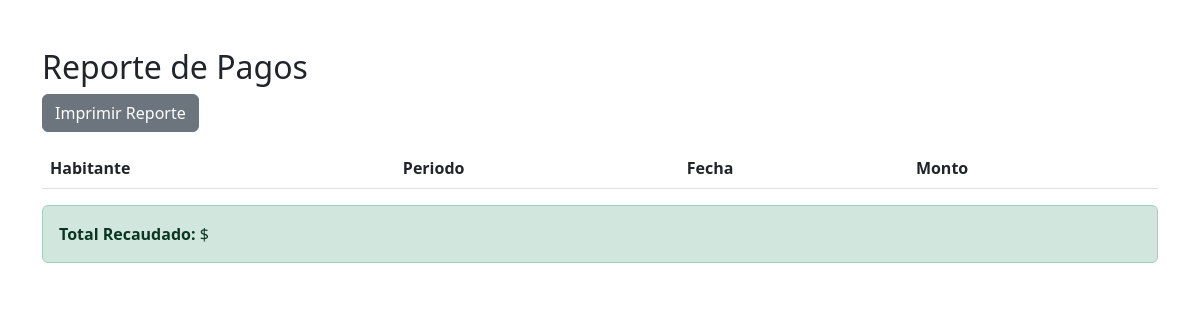
Before: /pagos/reporte/ with the older database file.
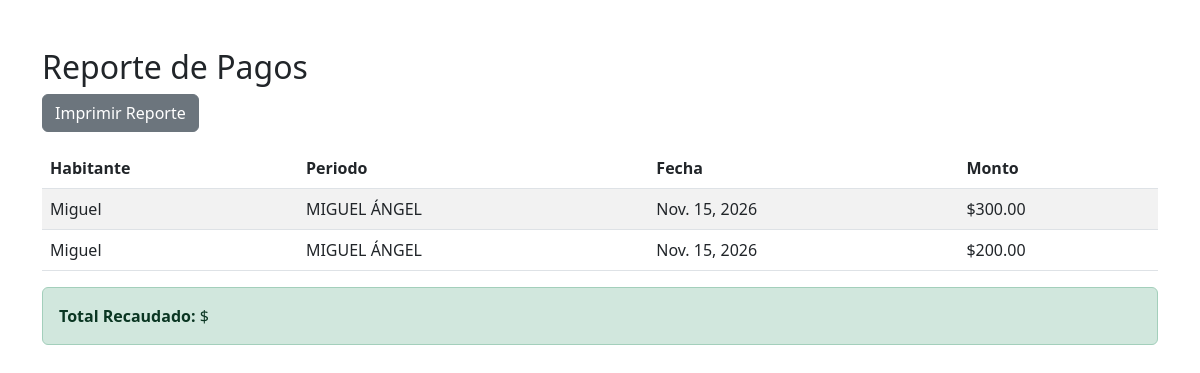
After: the same page with the newer database file.
### pagos/models.py (models this page shows, shortened)
class Pago(models.Model):
    cobro = models.ForeignKey(Cobro, on_delete=models.CASCADE)
    monto_pagado = models.DecimalField(max_digits=10, decimal_places=2)
    fecha_pago = models.DateField(auto_now_add=True)
    folio = models.CharField(max_length=100, default=uuid.uuid4, editable=False)

### cobros/models.py (models this page shows, shortened)
class Cobro(models.Model):
    habitante = models.ForeignKey(Habitante, on_delete=models.CASCADE)
    periodo = models.ForeignKey(Periodo, on_delete=models.CASCADE)
    monto = models.DecimalField(max_digits=10, decimal_places=2)
    estado = models.CharField(max_length=20, default="pendiente")

### habitantes/models.py (models this page shows, shortened)
class Habitante(models.Model):
    curp = models.CharField(
        max_length=18,
        unique=True
    )
    nombre = models.CharField(
        max_length=100
    )
    apellido_paterno = models.CharField(
        max_length=100
    )
    apellido_materno = models.CharField(
        max_length=100
    )
    telefono = models.CharField(
        max_length=15
    )
    domicilio = models.CharField(
        max_length=200
    )
    numero_exterior = models.CharField(
        max_length=20
    )
    numero_interior = models.CharField(
        max_length=20,
        blank=True
    )
    codigo_postal = models.CharField(
        max_length=5
    )
    lineas_domicilio = models.IntegerField(
        default=1
    )
    activo = models.BooleanField(
        default=True
    )

### periodos/models.py (models this page shows, shortened)
class Periodo(models.Model):
    nombre = models.CharField(max_length=100)
    fecha_inicio = models.DateField()
    fecha_fin = models.DateField()

### pagos/views.py (the view)
# urls.py: path("reporte/", reporte_pagos, name="reporte_pagos"),
def reporte_pagos(request):
    pagos =Pago.objects.all()
    total = pagos.aaggregate(
        Sum('monto_pago')
    )
    return render(
        request,
        'pagos/reporte_pagos.html',
        {
            'pagos' : pagos,
            'total' :total
        }
    )

### pagos/templates/pagos/reporte_pagos.html (shortened to what this page needs)
<!DOCTYPE html>
<html lang="es">
<head>
<link href="https://cdn.jsdelivr.net/npm/bootstrap@5.3.0/dist/css/bootstrap.min.css" rel="stylesheet">
</head>
<body>
<div class="container mt-5">
    <h2>
        Reporte de Pagos
    </h2>
    <button class="btn btn-secondary mb-3"
            onclick="window.print()">
        Imprimir Reporte
    </button>
    <table class="table table-striped">
        <thead>
            <tr>
                <th>Habitante</th>
                <th>Periodo</th>
                <th>Fecha</th>
                <th>Monto</th>
            </tr>
        </thead>
        <tbody>
        {% for pago in pagos %}
        <tr>
            <td>
                {{ pago.cobro.habitante.nombre }}
            </td>
            <td>
                {{ pago.cobro.periodo.nombre }}
            </td>
            <td>
                {{ pago.fecha_pago }}
            </td>
            <td>
                ${{ pago.monto_pagado }}
            </td>
        </tr>
        {% endfor %}
        </tbody>
    </table>
    <div class="alert alert-success">
        <strong>Total Recaudado:</strong>
        ${{ total.monto_pagado__sum }}
    </div>
</div>
</body>
</html>

Changed rows visible on the page:
added Pago: cobro.habitante.nombre "Miguel", cobro.periodo.nombre "MIGUEL ÁNGEL", fecha_pago "Nov. 15, 2026", monto_pagado "300.00"
added Pago: cobro.habitante.nombre "Miguel", cobro.periodo.nombre "MIGUEL ÁNGEL", fecha_pago "Nov. 15, 2026", monto_pagado "200.00"
